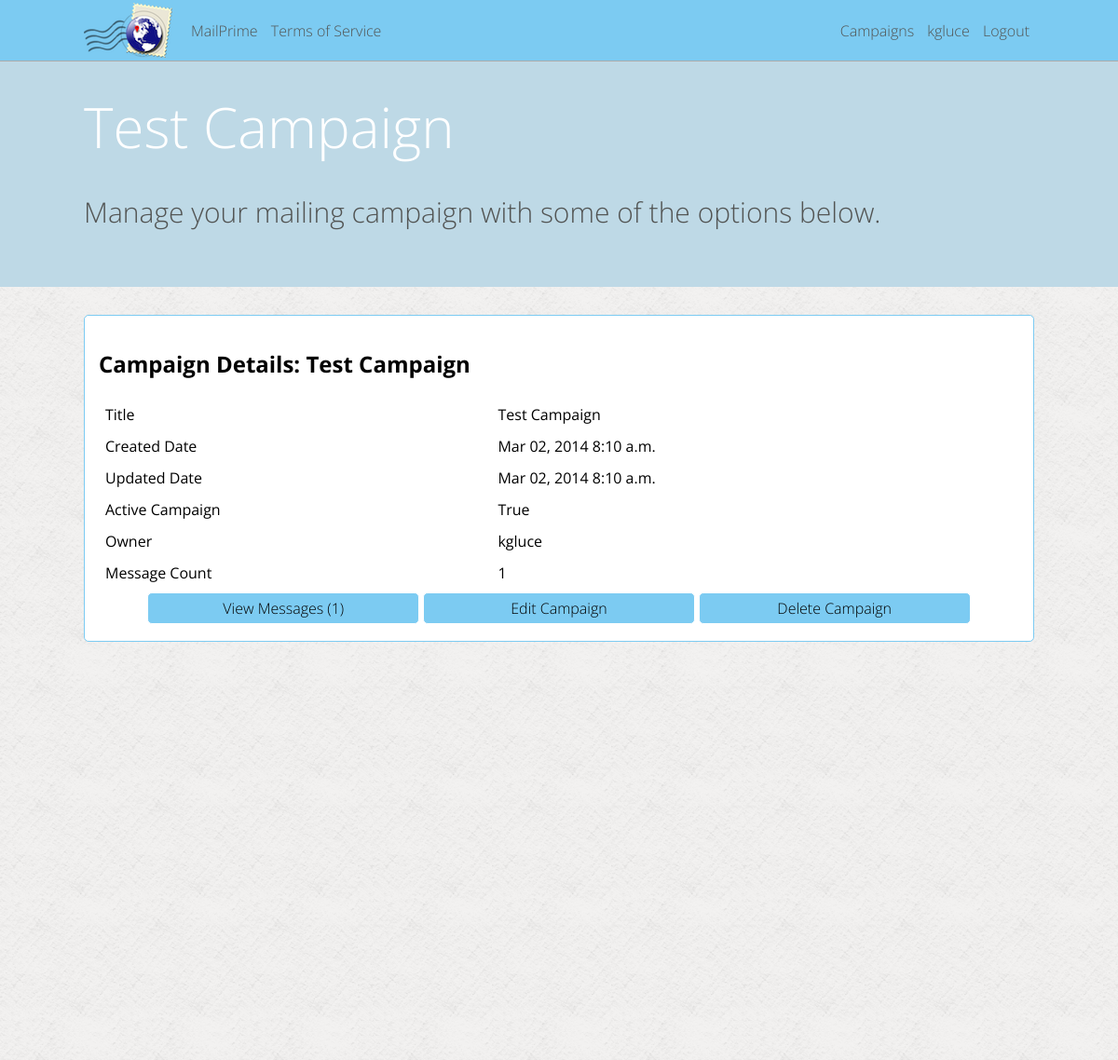
Before: /kgluce/campaign-1 (signed in) with the older database file.
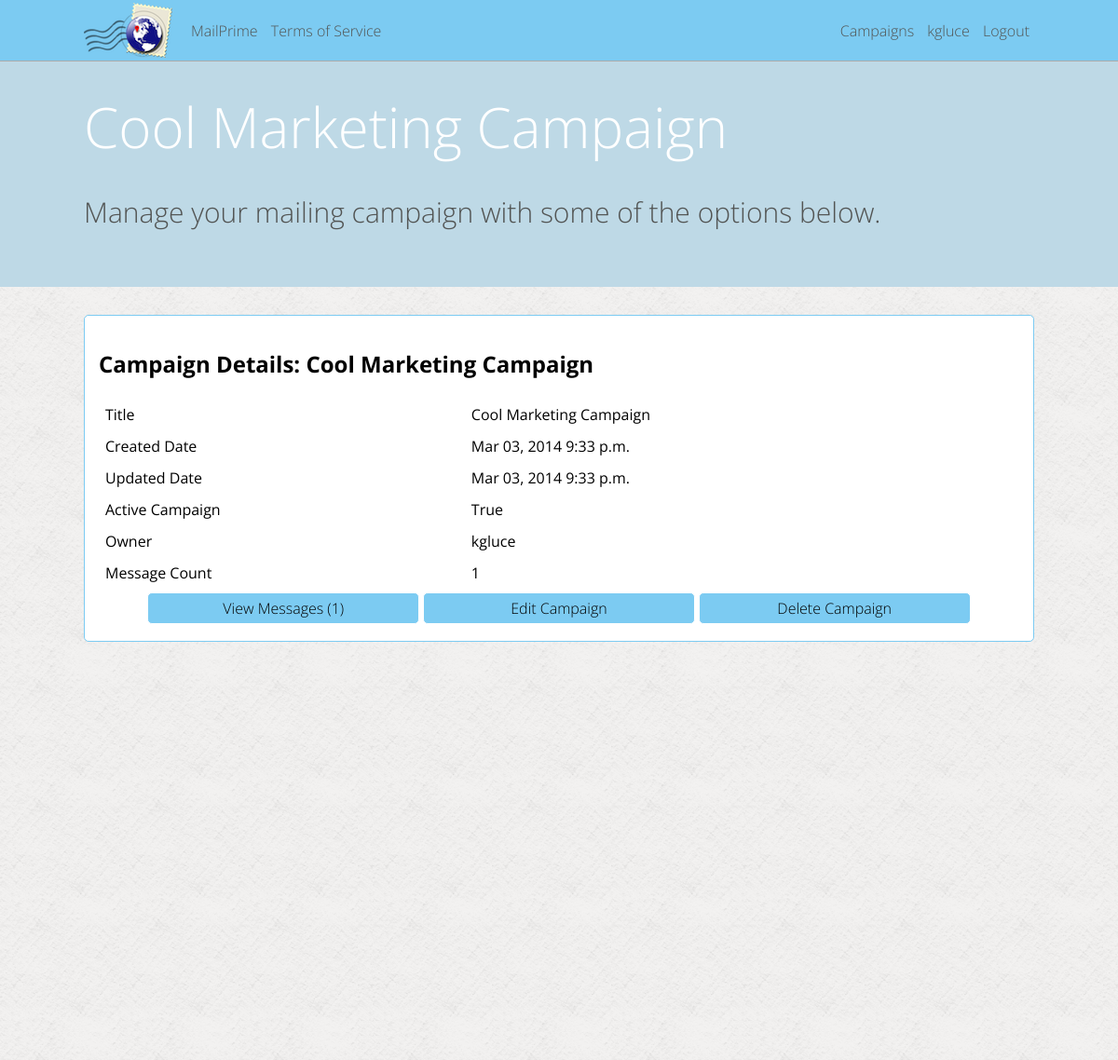
After: the same page with the newer database file.
### mailer/models.py (models this page shows, shortened)
class Campaign(models.Model):
	title = models.CharField(max_length=200)
	about = models.TextField()
	created_date = models.DateTimeField(auto_now_add=True, blank=True)
	updated_date = models.DateTimeField(auto_now=True)
	active = models.BooleanField(default=True)
	user = models.ForeignKey(User)

### mailer/campaign_views.py (the view)
# urls.py: url(r'^(\w+)/campaign-(\d+)$', campaign_views.user_campaign, name='user_campaign'),
def user_campaign(request, param_username, param_campaign_pk):
	page_vars = {"page_title": 'Campaign View'}
	if current_user(request) and request.user.username == param_username:
		try:
			user_campaign = Campaign.objects.get(pk = param_campaign_pk)
		except Campaign.DoesNotExist:
			raise Http404
		if user_campaign.user.username != request.user.username:
			raise Http404
		if user_campaign.active == False:
			messages.add_message(request, messages.ERROR, 'Campaign disabled by MailPrime Administrator')
		page_vars['campaign'] = user_campaign
		page_vars['message_count'] = Message.objects.filter(campaign = user_campaign).count()
		return render(request, 'campaign/show.html', page_vars)
	else:
		raise Http404

### mailer/lib.py (called while the page is built)
def current_user(request):
	if request.user.is_authenticated():
		return True
	else:
		return False

### mailer/templates/campaign/show.html
{% extends "_base.html" %}
{% block content %}
<div class="solid_bg">
<h1>Campaign Details: {{ campaign.title }}</h1>
<table class="full_width">
	<tr>
		<td>Title</td>
		<td>{{ campaign.title }}</td>
	</tr>
	<tr>
		<td>Created Date</td>
		<td>{{ campaign.created_date|date:"M d, Y" }} {{ campaign.created_date|time:"P" }}</td>
	</tr>
	<tr>
		<td>Updated Date</td>
		<td>{{ campaign.updated_date|date:"M d, Y" }} {{ campaign.updated_date|time:"P" }}</td>
	</tr>
	<tr>
		<td>Active Campaign</td>
		<td>{{ campaign.active }}</td>
	</tr>
	<tr>
		<td>Owner</td>
		<td>{{ campaign.user }}</td>
	</tr>
	<tr>
		<td>Message Count</td>
		<td>{{ message_count }}</td>
	</tr>
</table>
<table class="ninety_center">
	<tr>
		<td><a class="link_button" href="/{{ user.username }}/campaign-{{ campaign.pk }}/messages">View Messages ({{ message_count }})</a></td>
		<td><a class="link_button" href="/{{ user.username }}/campaign-{{ campaign.pk }}/edit">Edit Campaign</a></td>
		<td><a class="link_button" href="/{{ user.username }}/campaign-{{ campaign.pk }}/edit?action=delete">Delete Campaign</a></td>
 	</tr>
</table>
</div>
{% endblock %}
{% block header %}
<h5 id="header_title">{{ campaign.title }}</h5>
<p id="header_desc">Manage your mailing campaign with some of the options below.</p>
{% endblock header %}

Changed rows visible on the page:
changed Campaign "True": title "Test Campaign" → "Cool Marketing Campaign"; created_date "Mar 02, 2014" → "Mar 03, 2014"; created_date "8:10 a.m." → "9:33 p.m."; updated_date "Mar 02, 2014" → "Mar 03, 2014"; updated_date "8:10 a.m." → "9:33 p.m."
